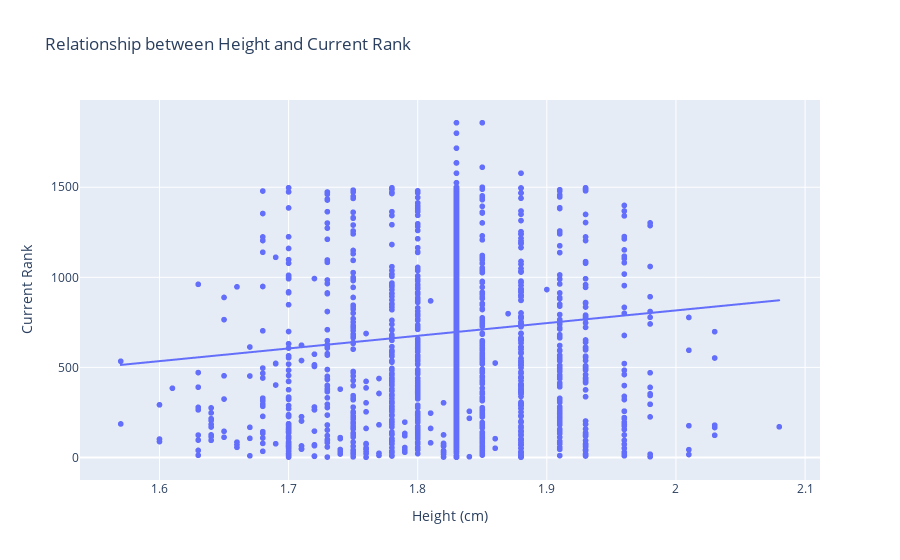

This figure's notebook cell:
### Markdown cell above
### 10. Is there a correlation between a player's height and their ranking?

### Code cell
home_players = MatchHomeTeamInfo[["player_id", 'current_rank', "height"]]
away_players = MatchAwayTeamInfo[["player_id", 'current_rank', "height"]]
all_players = pd.concat([home_players, away_players])
cleaned_all_players = all_players.drop_duplicates(subset=['player_id'])
height_mode = float(cleaned_all_players['height'].mode().iloc[0])
cleaned_all_players = cleaned_all_players.fillna(value = height_mode)

x = cleaned_all_players['height']
y = cleaned_all_players['current_rank']
correlation = x.corr(y)

print(color.GREEN + 'correlation = ' + color.END ,correlation.round(2))
if abs(correlation) > 0.5:
    print(color.GREEN +"There is a " + color.YELLOW +" strong relationship" + color.GREEN + " between height and current rank."+color.END)
elif abs(correlation) > 0.3:
    print(color.GREEN +"There is a " + color.YELLOW + "moderate relationship" +color.GREEN +" between height and current rank."+color.END)
else:
    print(color.GREEN +"There is a " + color.YELLOW + "weak relationship" +color.GREEN +" between height and current rank."+color.END)


# Create scatter plot with Plotly
fig = px.scatter(
    cleaned_all_players,
    x='height',
    y='current_rank',
    trendline='ols',  # Add a trendline
    title='Relationship between Height and Current Rank',
    labels={'height': 'Height (cm)', 'current_rank': 'Current Rank'}
)

# Show the plot
fig.show()

### Figure 1 — Plotly figure (JSON) as saved in the notebook; plotly's stock layout.template omitted (floating-point values rounded to 4 significant figures; data arrays with more than 128 entries replaced by an {"elided": "..."} marker saying what was removed)
{"data": [{"hovertemplate": "Height (cm)=%{x}<br>Current Rank=%{y}<extra></extra>", "legendgroup": "", "marker": {"color": "#636efa", "symbol": "circle"}, "mode": "markers", "name": "", "showlegend": false, "type": "scattergl", "x": {"elided": "2352 float values"}, "xaxis": "x", "y": {"elided": "2352 float values"}, "yaxis": "y"}, {"hovertemplate": "<b>OLS trendline</b><br>current_rank = 703.705 * height + -591.332<br>R<sup>2</sup>=0.008019<br><br>Height (cm)=%{x}<br>Current Rank=%{y} <b>(trend)</b><extra></extra>", "legendgroup": "", "marker": {"color": "#636efa", "symbol": "circle"}, "mode": "lines", "name": "", "showlegend": false, "type": "scattergl", "x": {"elided": "2352 float values"}, "xaxis": "x", "y": {"elided": "2352 float values"}, "yaxis": "y"}], "layout": {"legend": {"tracegroupgap": 0}, "title": {"text": "Relationship between Height and Current Rank"}, "xaxis": {"anchor": "y", "domain": [0, 1], "title": {"text": "Height (cm)"}}, "yaxis": {"anchor": "x", "domain": [0, 1], "title": {"text": "Current Rank"}}}}
